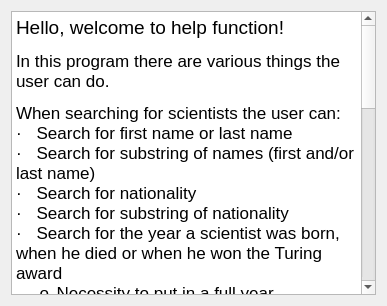
<?xml version="1.0" encoding="UTF-8"?>
<ui version="4.0">
 <class>HelpWindow</class>
 <widget class="QDialog" name="HelpWindow">
  <property name="geometry">
   <rect>
    <x>0</x>
    <y>0</y>
    <width>387</width>
    <height>306</height>
   </rect>
  </property>
  <property name="windowTitle">
   <string>Dialog</string>
  </property>
  <layout class="QVBoxLayout" name="verticalLayout">
   <item>
    <widget class="QTextBrowser" name="textBrowser">
     <property name="html">
      <string>&lt;!DOCTYPE HTML PUBLIC &quot;-//W3C//DTD HTML 4.0//EN&quot; &quot;http://www.w3.org/TR/REC-html40/strict.dtd&quot;&gt;
&lt;html&gt;&lt;head&gt;&lt;meta name=&quot;qrichtext&quot; content=&quot;1&quot; /&gt;&lt;style type=&quot;text/css&quot;&gt;
p, li { white-space: pre-wrap; }
&lt;/style&gt;&lt;/head&gt;&lt;body style=&quot; font-family:'.SF NS Text'; font-size:13pt; font-weight:400; font-style:normal;&quot;&gt;
&lt;p style=&quot; margin-top:12px; margin-bottom:12px; margin-left:0px; margin-right:0px; -qt-block-indent:0; text-indent:0px;&quot;&gt;&lt;span style=&quot; font-family:'Times New Roman'; font-size:14pt;&quot;&gt;Hello, welcome to help function!&lt;/span&gt; &lt;/p&gt;
&lt;p style=&quot; margin-top:12px; margin-bottom:12px; margin-left:0px; margin-right:0px; -qt-block-indent:0; text-indent:0px;&quot;&gt;&lt;span style=&quot; font-family:'Times New Roman';&quot;&gt;In this program there are various things the user can do. &lt;/span&gt;&lt;/p&gt;
&lt;p style=&quot; margin-top:0px; margin-bottom:0px; margin-left:0px; margin-right:0px; -qt-block-indent:0; text-indent:0px;&quot;&gt;&lt;span style=&quot; font-family:'Times New Roman';&quot;&gt;When searching for scientists the user can: &lt;/span&gt;&lt;/p&gt;
&lt;p style=&quot; margin-top:0px; margin-bottom:0px; margin-left:0px; margin-right:0px; -qt-block-indent:0; text-indent:0px;&quot;&gt;&lt;span style=&quot; font-family:'Symbol';&quot;&gt;·&lt;/span&gt;&lt;span style=&quot; font-family:'Times New Roman'; font-size:7pt;&quot;&gt;      &lt;/span&gt;&lt;span style=&quot; font-family:'Times New Roman';&quot;&gt;Search for first name or last name &lt;/span&gt;&lt;/p&gt;
&lt;p style=&quot; margin-top:0px; margin-bottom:0px; margin-left:0px; margin-right:0px; -qt-block-indent:0; text-indent:0px;&quot;&gt;&lt;span style=&quot; font-family:'Symbol';&quot;&gt;·&lt;/span&gt;&lt;span style=&quot; font-family:'Times New Roman'; font-size:7pt;&quot;&gt;      &lt;/span&gt;&lt;span style=&quot; font-family:'Times New Roman';&quot;&gt;Search for substring of names (first and/or last name) &lt;/span&gt;&lt;/p&gt;
&lt;p style=&quot; margin-top:0px; margin-bottom:0px; margin-left:0px; margin-right:0px; -qt-block-indent:0; text-indent:0px;&quot;&gt;&lt;span style=&quot; font-family:'Symbol';&quot;&gt;·&lt;/span&gt;&lt;span style=&quot; font-family:'Times New Roman'; font-size:7pt;&quot;&gt;      &lt;/span&gt;&lt;span style=&quot; font-family:'Times New Roman';&quot;&gt;Search for nationality &lt;/span&gt;&lt;/p&gt;
&lt;p style=&quot; margin-top:0px; margin-bottom:0px; margin-left:0px; margin-right:0px; -qt-block-indent:0; text-indent:0px;&quot;&gt;&lt;span style=&quot; font-family:'Symbol';&quot;&gt;·&lt;/span&gt;&lt;span style=&quot; font-family:'Times New Roman'; font-size:7pt;&quot;&gt;      &lt;/span&gt;&lt;span style=&quot; font-family:'Times New Roman';&quot;&gt;Search for substring of nationality &lt;/span&gt;&lt;/p&gt;
&lt;p style=&quot; margin-top:0px; margin-bottom:0px; margin-left:0px; margin-right:0px; -qt-block-indent:0; text-indent:0px;&quot;&gt;&lt;span style=&quot; font-family:'Symbol';&quot;&gt;·&lt;/span&gt;&lt;span style=&quot; font-family:'Times New Roman'; font-size:7pt;&quot;&gt;      &lt;/span&gt;&lt;span style=&quot; font-family:'Times New Roman';&quot;&gt;Search for the year a scientist was born, when he died or when he won the Turing award&lt;/span&gt; &lt;/p&gt;
&lt;p style=&quot; margin-top:0px; margin-bottom:0px; margin-left:0px; margin-right:0px; -qt-block-indent:0; text-indent:0px;&quot;&gt;&lt;span style=&quot; font-family:'Courier New';&quot;&gt;     o&lt;/span&gt;&lt;span style=&quot; font-family:'Times New Roman'; font-size:7pt;&quot;&gt;   &lt;/span&gt;&lt;span style=&quot; font-family:'Times New Roman';&quot;&gt;Necessity to put in a full year&lt;/span&gt; &lt;/p&gt;
&lt;p style=&quot;-qt-paragraph-type:empty; margin-top:0px; margin-bottom:0px; margin-left:0px; margin-right:0px; -qt-block-indent:0; text-indent:0px;&quot;&gt;&lt;br /&gt;&lt;/p&gt;
&lt;p style=&quot; margin-top:0px; margin-bottom:0px; margin-left:0px; margin-right:0px; -qt-block-indent:0; text-indent:0px;&quot;&gt;&lt;span style=&quot; font-family:'Times New Roman';&quot;&gt;When searching for a computer the user can: &lt;/span&gt;&lt;/p&gt;
&lt;p style=&quot; margin-top:0px; margin-bottom:0px; margin-left:0px; margin-right:0px; -qt-block-indent:0; text-indent:0px;&quot;&gt;&lt;span style=&quot; font-family:'Symbol';&quot;&gt;·&lt;/span&gt;&lt;span style=&quot; font-family:'Times New Roman'; font-size:7pt;&quot;&gt;      &lt;/span&gt;&lt;span style=&quot; font-family:'Times New Roman';&quot;&gt;Search for the name of the computer &lt;/span&gt;&lt;/p&gt;
&lt;p style=&quot; margin-top:0px; margin-bottom:0px; margin-left:0px; margin-right:0px; -qt-block-indent:0; text-indent:0px;&quot;&gt;&lt;span style=&quot; font-family:'Symbol';&quot;&gt;·&lt;/span&gt;&lt;span style=&quot; font-family:'Times New Roman'; font-size:7pt;&quot;&gt;      &lt;/span&gt;&lt;span style=&quot; font-family:'Times New Roman';&quot;&gt;Search for the type of computer &lt;/span&gt;&lt;/p&gt;
&lt;p style=&quot; margin-top:0px; margin-bottom:0px; margin-left:0px; margin-right:0px; -qt-block-indent:0; text-indent:0px;&quot;&gt;&lt;span style=&quot; font-family:'Symbol';&quot;&gt;·&lt;/span&gt;&lt;span style=&quot; font-family:'Times New Roman'; font-size:7pt;&quot;&gt;      &lt;/span&gt;&lt;span style=&quot; font-family:'Times New Roman';&quot;&gt;Search for the year a computer was built &lt;/span&gt;&lt;/p&gt;
&lt;p style=&quot; margin-top:0px; margin-bottom:0px; margin-left:0px; margin-right:0px; -qt-block-indent:0; text-indent:0px;&quot;&gt;&lt;span style=&quot; font-family:'Courier New';&quot;&gt;     o&lt;/span&gt;&lt;span style=&quot; font-family:'Times New Roman'; font-size:7pt;&quot;&gt;   &lt;/span&gt;&lt;span style=&quot; font-family:'Times New Roman';&quot;&gt;Necessity to put in a full year&lt;/span&gt; &lt;/p&gt;
&lt;p style=&quot;-qt-paragraph-type:empty; margin-top:0px; margin-bottom:0px; margin-left:0px; margin-right:0px; -qt-block-indent:0; text-indent:0px;&quot;&gt;&lt;br /&gt;&lt;/p&gt;
&lt;p style=&quot; margin-top:0px; margin-bottom:0px; margin-left:0px; margin-right:0px; -qt-block-indent:0; text-indent:0px;&quot;&gt;&lt;span style=&quot; font-family:'Times New Roman';&quot;&gt;When searching for a connection the user can: &lt;/span&gt;&lt;/p&gt;
&lt;p style=&quot; margin-top:0px; margin-bottom:0px; margin-left:0px; margin-right:0px; -qt-block-indent:0; text-indent:0px;&quot;&gt;&lt;span style=&quot; font-family:'Symbol';&quot;&gt;·&lt;/span&gt;&lt;span style=&quot; font-family:'Times New Roman'; font-size:7pt;&quot;&gt;      &lt;/span&gt;&lt;span style=&quot; font-family:'Times New Roman';&quot;&gt;Search for a scientist by first or last name &lt;/span&gt;&lt;/p&gt;
&lt;p style=&quot; margin-top:0px; margin-bottom:0px; margin-left:0px; margin-right:0px; -qt-block-indent:0; text-indent:0px;&quot;&gt;&lt;span style=&quot; font-family:'Symbol';&quot;&gt;·&lt;/span&gt;&lt;span style=&quot; font-family:'Times New Roman'; font-size:7pt;&quot;&gt;      &lt;/span&gt;&lt;span style=&quot; font-family:'Times New Roman';&quot;&gt;Search for name of computer &lt;/span&gt;&lt;/p&gt;
&lt;p style=&quot; margin-top:0px; margin-bottom:0px; margin-left:0px; margin-right:0px; -qt-block-indent:0; text-indent:0px;&quot;&gt;&lt;span style=&quot; font-family:'Symbol';&quot;&gt;·&lt;/span&gt;&lt;span style=&quot; font-family:'Times New Roman'; font-size:7pt;&quot;&gt;      &lt;/span&gt;&lt;span style=&quot; font-family:'Times New Roman';&quot;&gt;Search for type of computer &lt;/span&gt;&lt;/p&gt;
&lt;p style=&quot; margin-top:0px; margin-bottom:0px; margin-left:0px; margin-right:0px; -qt-block-indent:0; text-indent:0px;&quot;&gt;&lt;span style=&quot; font-family:'Symbol';&quot;&gt;·&lt;/span&gt;&lt;span style=&quot; font-family:'Times New Roman'; font-size:7pt;&quot;&gt;      &lt;/span&gt;&lt;span style=&quot; font-family:'Times New Roman';&quot;&gt; Search for the year a computer was built &lt;/span&gt;&lt;/p&gt;
&lt;p style=&quot; margin-top:0px; margin-bottom:0px; margin-left:0px; margin-right:0px; -qt-block-indent:0; text-indent:0px;&quot;&gt;&lt;span style=&quot; font-family:'Times New Roman';&quot;&gt;  &lt;/span&gt;&lt;/p&gt;
&lt;p style=&quot; margin-top:0px; margin-bottom:0px; margin-left:0px; margin-right:0px; -qt-block-indent:0; text-indent:0px;&quot;&gt;&lt;span style=&quot; font-family:'Times New Roman';&quot;&gt;In every tab there is an &lt;/span&gt;&lt;span style=&quot; font-family:'Times New Roman'; font-style:italic;&quot;&gt;Add&lt;/span&gt;&lt;span style=&quot; font-family:'Times New Roman';&quot;&gt; button to add an entry to each table.&lt;/span&gt; &lt;/p&gt;
&lt;p style=&quot; margin-top:0px; margin-bottom:0px; margin-left:0px; margin-right:0px; -qt-block-indent:0; text-indent:0px;&quot;&gt;&lt;span style=&quot; font-family:'Times New Roman';&quot;&gt;In every tab there is a &lt;/span&gt;&lt;span style=&quot; font-family:'Times New Roman'; font-style:italic;&quot;&gt;Delete&lt;/span&gt;&lt;span style=&quot; font-family:'Times New Roman';&quot;&gt; button to delete an entry in a table. To do this the user has to select the item he wants to delete and then push the Delete button. &lt;/span&gt;&lt;/p&gt;
&lt;p style=&quot; margin-top:12px; margin-bottom:12px; margin-left:0px; margin-right:0px; -qt-block-indent:0; text-indent:0px;&quot;&gt;&lt;span style=&quot; font-family:'Times New Roman';&quot;&gt;In every tab there is a &lt;/span&gt;&lt;span style=&quot; font-family:'Times New Roman'; font-style:italic;&quot;&gt;Display&lt;/span&gt;&lt;span style=&quot; font-family:'Times New Roman';&quot;&gt;  drop down that if pushed shows the various ways you can display the data in the selected table. For example, in alphabetical order by names, both ascending and descending order. To select those featured the user selects either the &lt;/span&gt;&lt;span style=&quot; font-family:'Times New Roman'; font-style:italic;&quot;&gt;Ascending&lt;/span&gt;&lt;span style=&quot; font-family:'Times New Roman';&quot;&gt; or &lt;/span&gt;&lt;span style=&quot; font-family:'Times New Roman'; font-style:italic;&quot;&gt;Descending&lt;/span&gt;&lt;span style=&quot; font-family:'Times New Roman';&quot;&gt; button to the right of the &lt;/span&gt;&lt;span style=&quot; font-family:'Times New Roman'; font-style:italic;&quot;&gt;Display&lt;/span&gt;&lt;span style=&quot; font-family:'Times New Roman';&quot;&gt; drop down.&lt;/span&gt; &lt;/p&gt;&lt;/body&gt;&lt;/html&gt;</string>
     </property>
    </widget>
   </item>
  </layout>
 </widget>
 <resources/>
 <connections/>
</ui>
